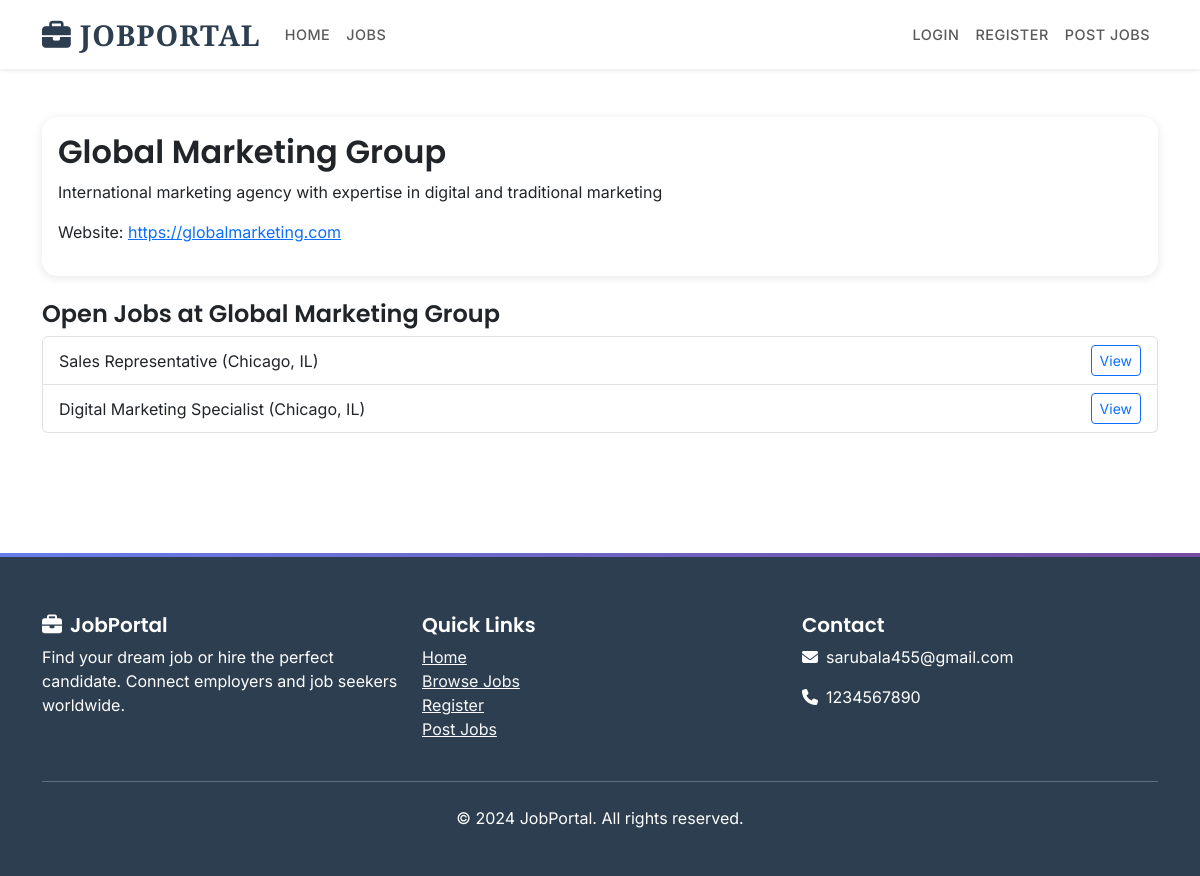
The page /company/4/ on the database as committed earlier.
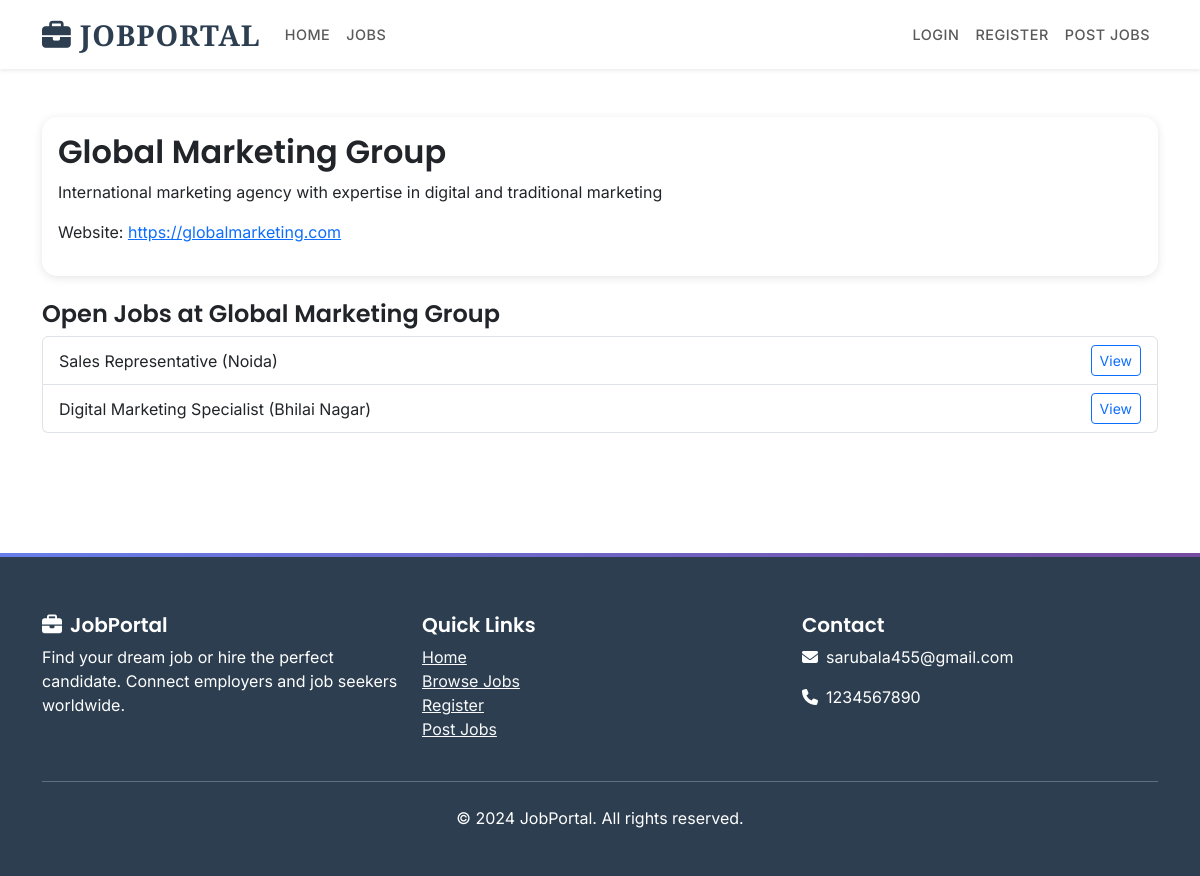
The same page on the database as committed later.
### jobportal/models.py (models this page shows, shortened)
class Job(models.Model):
    EMPLOYMENT_TYPE_CHOICES = [
        ('full-time', 'Full Time'),
        ('part-time', 'Part Time'),
        ('contract', 'Contract'),
        ('internship', 'Internship'),
        ('freelance', 'Freelance'),
    ]
    EXPERIENCE_LEVEL_CHOICES = [
        ('freshers', 'Freshers'),
        ('entry', 'Entry Level'),
        ('mid', 'Mid Level'),
        ('experienced', 'Experienced'),
        ('senior', 'Senior Level'),
        ('executive', 'Executive'),
    ]
    title = models.CharField(max_length=200)
    company = models.ForeignKey(Company, on_delete=models.CASCADE, related_name='jobs')
    category = models.ForeignKey(Category, on_delete=models.CASCADE, related_name='jobs')
    description = models.TextField()
    requirements = models.TextField()
    responsibilities = models.TextField()
    location = models.CharField(max_length=200)
    employment_type = models.CharField(max_length=20, choices=EMPLOYMENT_TYPE_CHOICES)
    experience_level = models.CharField(max_length=20, choices=EXPERIENCE_LEVEL_CHOICES)
    salary_min = models.DecimalField(max_digits=10, decimal_places=2, blank=True, null=True)
    salary_max = models.DecimalField(max_digits=10, decimal_places=2, blank=True, null=True)
    is_remote = models.BooleanField(default=False)
    is_active = models.BooleanField(default=True)
    created_at = models.DateTimeField(auto_now_add=True)
    updated_at = models.DateTimeField(auto_now=True)
    deadline = models.DateField(blank=True, null=True)
    class Meta:
        ordering = ['-created_at']

### jobportal/views.py (the view)
# urls.py: path('company/<int:company_id>/', views.company_profile, name='company_profile'),
def company_profile(request, company_id):
    company = get_object_or_404(Company, id=company_id)
    jobs = Job.objects.filter(company=company, is_active=True)
    return render(request, 'jobportal/company_profile.html', {'company': company, 'jobs': jobs})

### templates/jobportal/company_profile.html (shortened to what this page needs)
{% extends 'base.html' %}
{% block content %}
<div class="container py-5">
    <div class="card mb-4 p-3">
        <h2>{{ company.name }}</h2>
        <p>{{ company.description }}</p>
        {% if company.website %}
            <p>Website: <a href="{{ company.website }}" target="_blank">{{ company.website }}</a></p>
        {% endif %}
    </div>
    <h4>Open Jobs at {{ company.name }}</h4>
    {% if jobs %}
        <ul class="list-group mb-4">
            {% for job in jobs %}
                <li class="list-group-item d-flex justify-content-between align-items-center">
                    <span>{{ job.title }} ({{ job.location }})</span>
                    <a href="{% url 'job_detail' job.id %}" class="btn btn-sm btn-outline-primary">View</a>
                </li>
            {% endfor %}
        </ul>
    {% else %}
        <div class="alert alert-info">No open jobs at this company.</div>
    {% endif %}
</div>
{% endblock %}

Rows that differ between the two databases and show on the page:
changed Job "Sales Representative": location "Chicago, IL" → "Noida"
changed Job "Digital Marketing Specialist": location "Chicago, IL" → "Bhilai Nagar"
